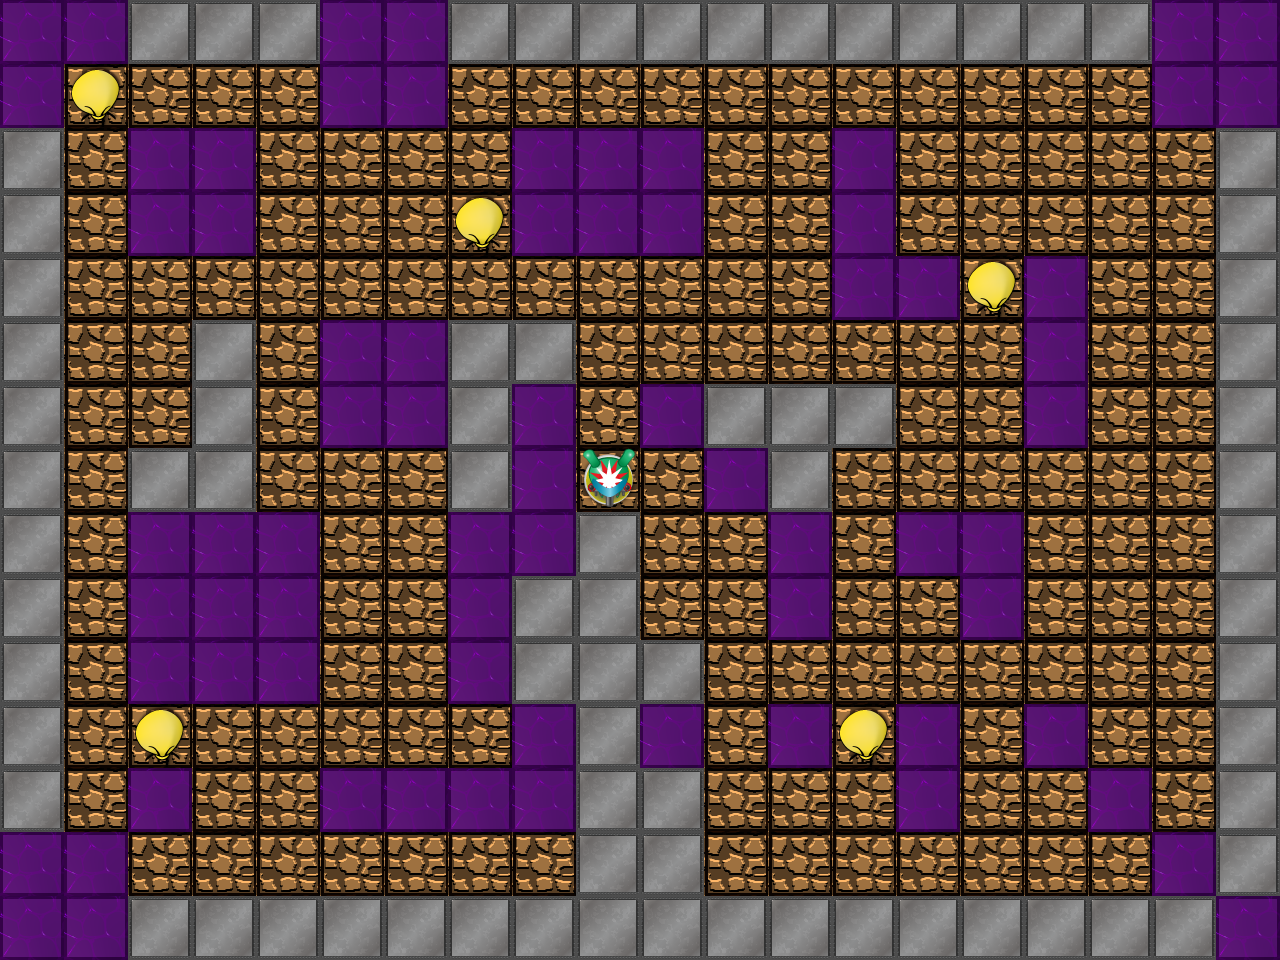

Below is a game level as drawn by its tile map, then a one-line description and the .tmx that defines it (tile-layer data replaced by summaries):
An orthogonal 20x15 tile map with 64x64 px tiles, 2 tile layers (Level3GB, Level3OBJ), 4 hidden layers not drawn.

<map version="1.0" orientation="orthogonal" renderorder="right-down" width="20" height="15" tilewidth="64" tileheight="64" nextobjectid="1">
 <tileset firstgid="1" name="Tileset" tilewidth="64" tileheight="64" tilecount="5">
  <tile id="0">
   <image width="64" height="64" source="../assets/Tile0.png" />
  </tile>
  <tile id="1">
   <image width="64" height="64" source="../assets/Tile1.png" />
  </tile>
  <tile id="2">
   <image width="64" height="64" source="../assets/Tile2.png" />
  </tile>
  <tile id="3">
   <image width="64" height="64" source="Alien.png" />
  </tile>
  <tile id="4">
   <image width="64" height="64" source="Hero.png" />
  </tile>
 </tileset>
 <layer name="Level1BG" width="20" height="15" visible="0">
  <data>[300 cells, 300 non-empty, 3 distinct tile ids]</data>
 </layer>
 <layer name="Level1OBJ" width="20" height="15" visible="0">
  <data>[300 cells, 6 non-empty, 2 distinct tile ids]</data>
 </layer>
 <layer name="Level2BG" width="20" height="15" visible="0">
  <data>[300 cells, 300 non-empty, 3 distinct tile ids]</data>
 </layer>
 <layer name="Level2OBJ" width="20" height="15" visible="0">
  <data>[300 cells, 5 non-empty, 2 distinct tile ids]</data>
 </layer>
 <layer name="Level3GB" width="20" height="15">
  <data>[300 cells, 300 non-empty, 3 distinct tile ids]</data>
 </layer>
 <layer name="Level3OBJ" width="20" height="15">
  <data>[300 cells, 6 non-empty, 2 distinct tile ids]</data>
 </layer>
</map>